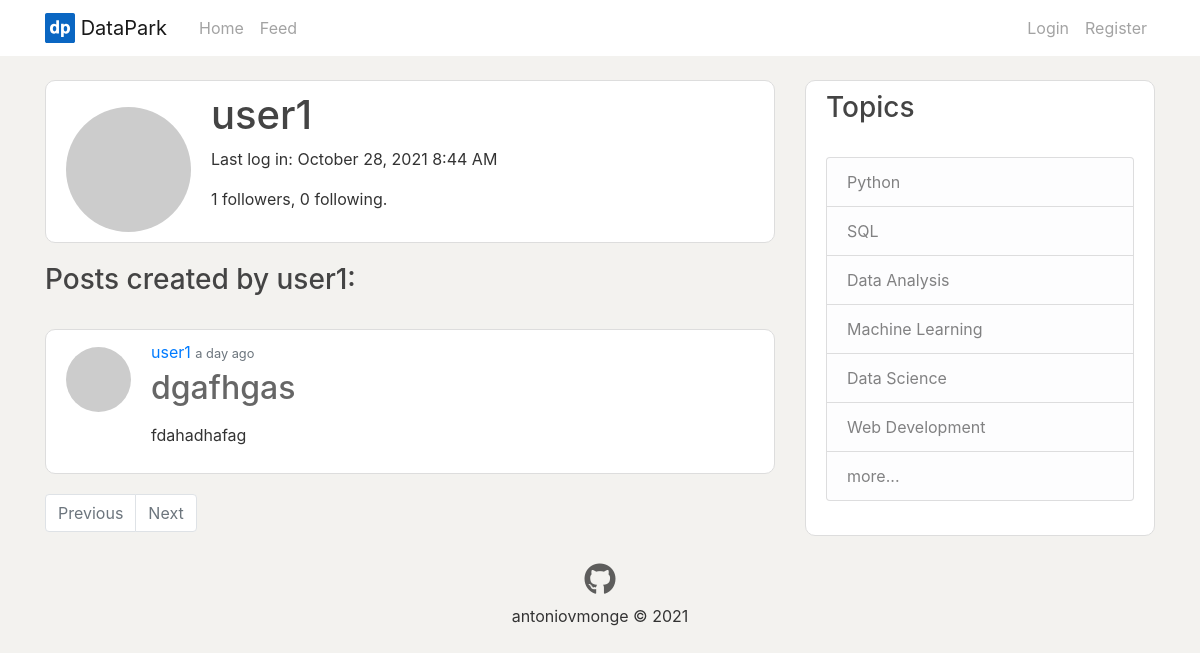
The app's page /user/user1, older data.
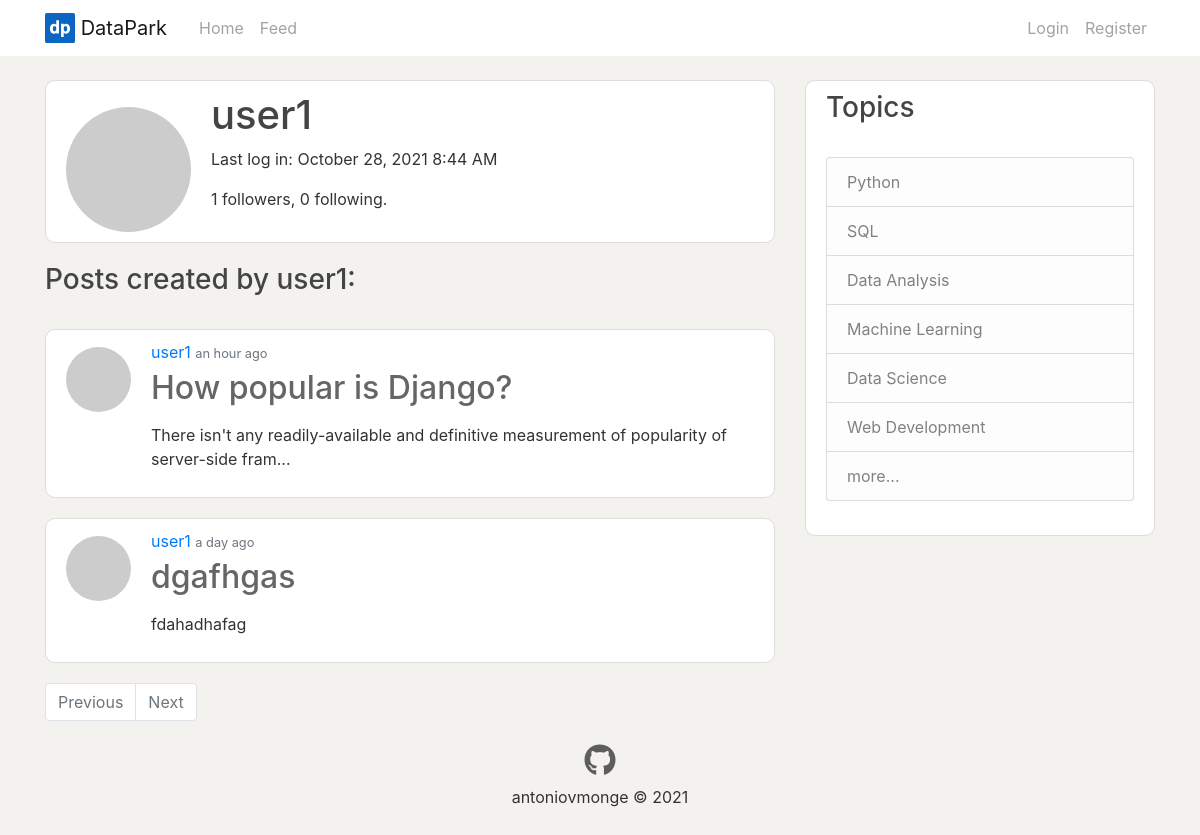
The same page, newer data.
### app/models.py (models this page shows, shortened)
class User(UserMixin, db.Model):
    id = db.Column(db.Integer, primary_key=True)
    username = db.Column(db.String(64), index=True, unique=True)
    email = db.Column(db.String(120), index=True, unique=True)
    password_hash = db.Column(db.String(128))
    about_me = db.Column(db.String(140))
    last_seen = db.Column(db.DateTime, default=datetime.utcnow)
    posts = db.relationship('Post', backref='author', lazy='dynamic')
    followed = db.relationship(
        'User',
        secondary=followers,
        primaryjoin=(followers.c.follower_id == id),
        secondaryjoin=(followers.c.followed_id == id),
        backref=db.backref('followers', lazy='dynamic'),
        lazy='dynamic')
    messages_sent = db.relationship('Message',
                                    foreign_keys='Message.sender_id',
                                    backref='author', lazy='dynamic')
    messages_received = db.relationship('Message',
                                        foreign_keys='Message.recipient_id',
                                        backref='recipient', lazy='dynamic')
    last_message_read_time = db.Column(db.DateTime)
    notifications = db.relationship('Notification', backref='user',
                                    lazy='dynamic')
    def avatar(self, size):
        digest = md5(self.email.lower().encode('utf-8')).hexdigest()
        return f"https://www.gravatar.com/avatar/{digest}?d=identicon&s={size}"

class Post(db.Model):
    id = db.Column(db.Integer, primary_key=True)
    title = db.Column(db.String(100))
    body = db.Column(db.Text)
    body_html = db.Column(db.Text)
    timestamp = db.Column(db.DateTime, index=True, default=datetime.utcnow)
    user_id = db.Column(db.Integer, db.ForeignKey('user.id'))

### app/users/routes.py (the view)
@bp.route('/user/<username>')
def user(username):
    user = User.query.filter_by(username=username).first_or_404()
    page = request.args.get('page', 1, type=int)
    posts = user.posts.order_by(Post.timestamp.desc()).paginate(
        page, current_app.config['POSTS_PER_PAGE'], False)
    next_url = url_for('users.user', username=user.username, page=posts.next_num) \
        if posts.has_next else None
    prev_url = url_for('users.user', username=user.username, page=posts.prev_num) \
        if posts.has_prev else None
    form = EmptyForm()
    return render_template('users/user.html', user=user, posts=posts,
                            next_url=next_url, prev_url=prev_url, form=form)

### app/users/routes.py (called while the page is built)
@bp.before_request
def before_request():
    if current_user.is_authenticated:
        current_user.last_seen = datetime.utcnow()
        db.session.commit()

### app/templates/users/user.html (shortened to what this page needs)
{% extends "layout.html" %}
{% block content %}
    <div class="content-section">
        <div class="media">
            <img class="rounded-circle account-img" src="{{ user.avatar(128) }}">
            <div class="media-body">
                <h2 class="account-heading">{{ user.username }}</h2>
                {% if user.last_seen %}
                    <p>Last log in: {{ moment(user.last_seen).format('LLL') }}</p>
                {% endif %}
                <p>{{ user.followers.count() }} followers, {{ user.followed.count() }} following.</p>
            </div>
        </div>
    </div>
    <h3>Posts created by {{ user.username }}:</h3>
    <br>
    {% for post in posts.items %}
        {% include 'posts/_post_preview.html' %}
    {% endfor %}
    <nav aria-label="...">
        <ul class="pagination">
            <li class="page-item {% if not prev_url %} disabled {% endif %}">
                <a class="page-link" href="{{ prev_url or '#' }}" tabindex="-1">Previous</a>
            </li>
            <li class="page-item  {% if not next_url %} disabled {% endif %}">
                <a class="page-link" href="{{ next_url or '#' }}" tabindex="+1">Next</a>
            </li>
        </ul>
    </nav>
{% endblock content %}

### app/templates/layout.html (shortened to what this page needs)
<!DOCTYPE html>
<html lang="en">
    <head>
        <link rel="stylesheet" href="https://stackpath.bootstrapcdn.com/bootstrap/4.1.3/css/bootstrap.min.css">
        <link rel="stylesheet" type="text/css" href="{{ url_for('static', filename='main.css') }}">
    </head>
    <body>
        <header class="site-header">
            <nav class="navbar navbar-expand-md navbar-light bg-white fixed-top">
                <div class="container">
                    <a class="navbar-brand mr-4" href="{{ url_for('main.home') }}">
                        <img src="{{ url_for('static', filename='dp.svg') }}" width="30" height="30" class="d-inline-block align-top" alt="">
                        DataPark
                    </a>
                    <div class="collapse navbar-collapse" id="navbarToggle">
                        <div class="navbar-nav mr-auto">
                                <a class="nav-item nav-link" href="{{ url_for('main.home') }}">Home </a>
                                <a class="nav-item nav-link" href="{{ url_for('main.explore') }}">Feed</a>
                        </div>
                        <div class='navbar-nav ms-auto'>
                            {% if current_user.is_anonymous %}
                                <a class="nav-item nav-link" href="{{ url_for('auth.login') }}">Login</a>
                                <a class="nav-item nav-link" href="{{ url_for('auth.register') }}">Register</a>
                            {% endif %}
                        </div>
                    </div>
                </div>
            </nav>
        </header>
        <main role='main' class='container'>
            <div class="row">
                <div class="col-md-8">
                    {% block content %}{% endblock content %}
                </div>
                <div class="col-md-4">
                    <div class="content-section">
                        <h3>Topics</h3>
                        <br>
                        <div class="list-group">
                            <a href="{{ url_for('main.coming_soon') }}" class="list-group-item list-group-item-action list-group-item-light">Python</a>
                            <a href="{{ url_for('main.coming_soon') }}" class="list-group-item list-group-item-action list-group-item-light">SQL</a>
                            <a href="{{ url_for('main.coming_soon') }}" class="list-group-item list-group-item-action list-group-item-light">Data Analysis</a>
                            <a href="{{ url_for('main.coming_soon') }}" class="list-group-item list-group-item-action list-group-item-light">Machine Learning</a>
                            <a href="{{ url_for('main.coming_soon') }}" class="list-group-item list-group-item-action list-group-item-light">Data Science</a>
                            <a href="{{ url_for('main.coming_soon') }}" class="list-group-item list-group-item-action list-group-item-light">Web Development</a>
                            <a href="{{ url_for('main.coming_soon') }}" class="list-group-item list-group-item-action list-group-item-light">more...</a>
                        </div>
                        <br>
                    </div>
                </div>
            </div>
        </main>
        <div>
            <footer class="page-footer font-small" style='margin: bottom 0;'>
                <div class="container-fluid text-center">
                    <div>
                        <a class="item-social" href="https://github.com/antoniovmonge"><i class="fab fa-github"></i></a>
                    </div>
                    <p class="copyright">antoniovmonge © 2021</p>
                    <br>
                </div>
            </footer>
        </div>
    </body>
</html>

### app/templates/posts/_post_preview.html
<article class="media content-section">
    <img class="rounded-circle article-img"  src="{{ post.author.avatar(64) }}">
    <div class="media-body">
        <div class="article-metadata">
            <a class="mr-2h" href="{{ url_for('users.user', username=post.author.username) }}">{{ post.author.username }}</a>
            <small class="text-muted">{{ moment(post.timestamp).fromNow() }}</small>
        </div>
        <h2><a class="article-title" href="{{ url_for('posts.post', post_id=post.id) }}">{{ post.title }}</a></h2>
        <p class='article-content'>{{ post.body_html | safe | truncate(100, true) }}</p>
    </div>
</article>

### app/static/main.css (style rules this page uses)
body { background: #F3F2EF; color: #333333; margin-top: 5rem; }
h1, h2, h3, h4, h5, h6 { color: #444444; }
.site-header .navbar-nav .nav-link { color: #a3a3a3; }
.content-section { background: #ffffff; padding: 10px 20px; border: 1px solid #dddddd; border-radius: 10px; margin-bottom: 20px; }
.article-title { color: #444444d0; }
.article-img { height: 65px; width: 65px; margin-right: 20px; margin-top: 7px; }
.article-metadata { padding-bottom: 1px; margin-bottom: 4px; }
.account-img { width: 125px; margin-right: 20px; margin-top: 16px; }
.account-heading { font-size: 2.5rem; }
.item-social { color: rgb(56, 56, 56); text-decoration:none; font-size:2rem; opacity:0.8; }

Row changes from the older to the newer data that the page shows:
added Post: author.username "user1", timestamp "an hour ago", title "How popular is Django?", body_html "There isn't any readily-available and definitive measurement of popularity of server-side fram..."
